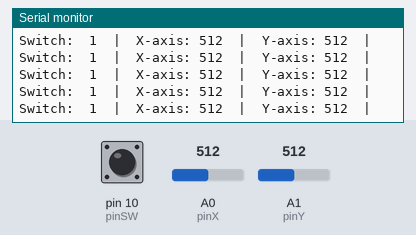
Simulated run of this sketch. Board: Arduino Uno, built with avr-gcc and run on an emulated ATmega328P. Shown: the last lines printed to the serial monitor. Inputs (shaded band) come from the test bench; at power-on: A0 (pinX) = 512, A1 (pinY) = 512, pin 10 (pinSW) HIGH.

Above: at 1.2 s.
1.3 s: A0 (pinX) set to 108
At 1.39 s:
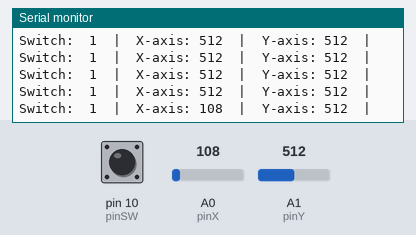
4.3 s: A0 (pinX) set to 89
At 4.3 s:
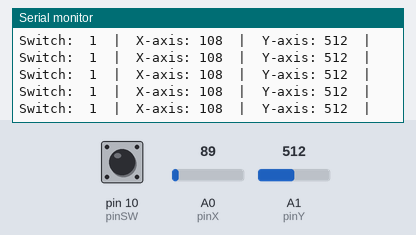
7.3 s: A1 (pinY) set to 981
At 7.34 s:
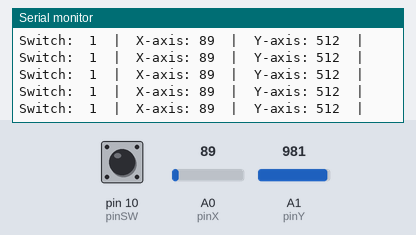
10.3 s: A1 (pinY) set to 1009
At 10.34 s:
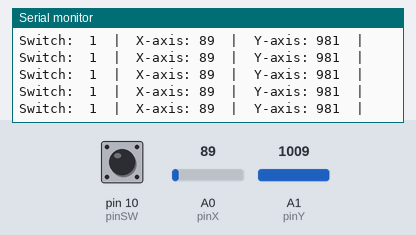
Timing chart, 0 to 13.3 s (numbered marks = the images above; inputs shaded):
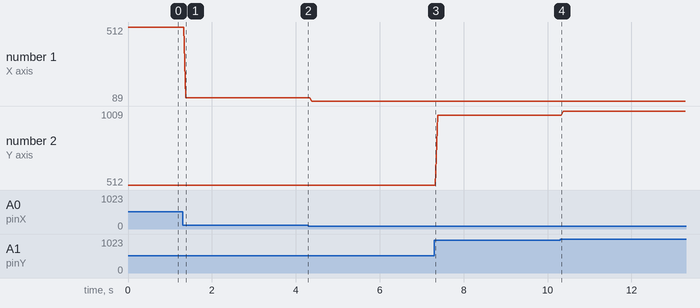

Measured:
- after the input at 1.3 s, the serial monitor: prints a new line after 0.08 s (image 1)
- plotted number 1: 512 → 108 after the input at 1.3 s, 108 → 89 after the input at 4.3 s
- plotted number 2: 512 → 981 after the input at 7.3 s, 981 → 1009 after the input at 10.3 s

The sketch:

lab4_joystick.ino
```cpp
const int pinSW = 10;
const int pinX = A0;
const int pinY = A1;

int xValue = 0;
int yValue = 0;
int swValue = 0;

const int bPin = 3;
const int aPin = 2;
const int cPin = 4;
const int dPin = 5;
const int ePin = 6;
const int fPin = 7;
const int gPin = 8;
const int dotPin = 9;
const int noOfDigits = 10;
const int sizeArr = 8;

byte stateDP = 0;
int ok = 0;
int state = 0;
int index = 0;
const byte Pin[sizeArr]= {aPin,bPin,cPin,dPin,ePin,fPin,gPin,dotPin};
const byte digitMatrix[noOfDigits][sizeArr - 1] = {
// a  b  c  d  e  f  g
  {1, 1, 1, 1, 1, 1, 0}, // 0
  {0, 1, 1, 0, 0, 0, 0}, // 1
  {1, 1, 0, 1, 1, 0, 1}, // 2
  {1, 1, 1, 1, 0, 0, 1}, // 3
  {0, 1, 1, 0, 0, 1, 1}, // 4
  {1, 0, 1, 1, 0, 1, 1}, // 5
  {1, 0, 1, 1, 1, 1, 1}, // 6
  {1, 1, 1, 0, 0, 0, 0}, // 7
  {1, 1, 1, 1, 1, 1, 1}, // 8
  {1, 1, 1, 1, 0, 1, 1}  // 9
};

void displayFunction(int digit)
{

  for (int i=0;i<=sizeArr-1;i++)
    digitalWrite(Pin[i],digitMatrix[digit][i]);
  digitalWrite(Pin[sizeArr-1],stateDP);
}

void setup() {
  // put your setup code here, to run once:

  pinMode(pinSW,INPUT_PULLUP);
  Serial.begin(9600);
}

void loop() {
  // put your main code here, to run repeatedly:


  xValue = analogRead(pinX);
  yValue = analogRead(pinY);
  swValue = digitalRead(pinSW);


  Serial.print("Switch:  ");
  Serial.print(swValue);
  Serial.print("  |  ");
  Serial.print("X-axis: ");
  Serial.print(xValue);
  Serial.print("  |  ");
  Serial.print("Y-axis: ");
  Serial.print(yValue);
  Serial.println("  |  ");

  displayFunction(index);

  if (xValue == 516)
    ok=0;
  if (xValue>516 && ok ==0)
  {
    index++;
    ok=1;

  }
  else if(xValue < 516 && ok == 0)
  {
    index--;
    ok=1;
    if (index < 0)
    index = 9;
    }
  //digitalWrite(Pin[index-1],0);

  if (index == noOfDigits)
  {
    stateDP = !stateDP;
    index = 0;
  }


}
```
